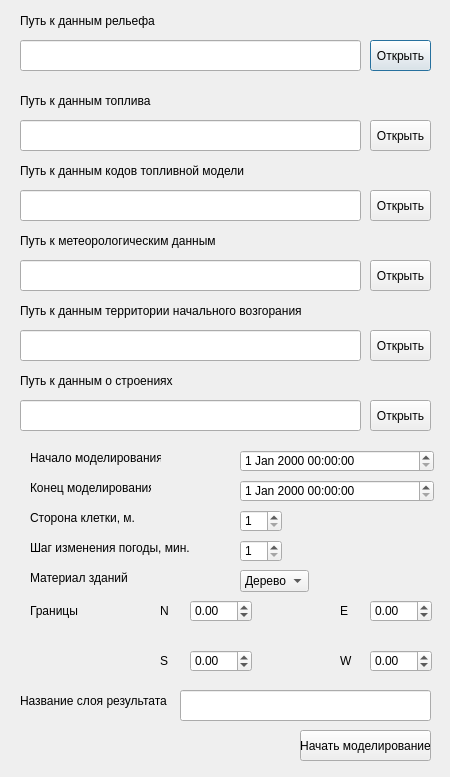
<?xml version="1.0" encoding="UTF-8"?>
<ui version="4.0">
 <class>Dialog</class>
 <widget class="QDialog" name="Dialog">
  <property name="geometry">
   <rect>
    <x>0</x>
    <y>0</y>
    <width>450</width>
    <height>777</height>
   </rect>
  </property>
  <property name="sizePolicy">
   <sizepolicy hsizetype="Fixed" vsizetype="Fixed">
    <horstretch>0</horstretch>
    <verstretch>0</verstretch>
   </sizepolicy>
  </property>
  <property name="windowTitle">
   <string>Настройки модели</string>
  </property>
  <widget class="QLabel" name="label_4">
   <property name="geometry">
    <rect>
     <x>20</x>
     <y>10</y>
     <width>161</width>
     <height>21</height>
    </rect>
   </property>
   <property name="text">
    <string>Путь к данным рельефа</string>
   </property>
  </widget>
  <widget class="QLineEdit" name="relief_path">
   <property name="geometry">
    <rect>
     <x>20</x>
     <y>40</y>
     <width>341</width>
     <height>31</height>
    </rect>
   </property>
  </widget>
  <widget class="QPushButton" name="choose_relief_data_btn">
   <property name="geometry">
    <rect>
     <x>370</x>
     <y>40</y>
     <width>61</width>
     <height>31</height>
    </rect>
   </property>
   <property name="text">
    <string>Открыть</string>
   </property>
   <property name="icon">
    <iconset>
     <normaloff>:/icons/icons/cil-folder-open.png</normaloff>:/icons/icons/cil-folder-open.png</iconset>
   </property>
   <property name="iconSize">
    <size>
     <width>24</width>
     <height>24</height>
    </size>
   </property>
  </widget>
  <widget class="QLabel" name="label_5">
   <property name="geometry">
    <rect>
     <x>20</x>
     <y>90</y>
     <width>161</width>
     <height>21</height>
    </rect>
   </property>
   <property name="text">
    <string>Путь к данным топлива</string>
   </property>
  </widget>
  <widget class="QLineEdit" name="fuel_path">
   <property name="geometry">
    <rect>
     <x>20</x>
     <y>120</y>
     <width>341</width>
     <height>31</height>
    </rect>
   </property>
  </widget>
  <widget class="QPushButton" name="choose_fuel_data_btn">
   <property name="geometry">
    <rect>
     <x>370</x>
     <y>120</y>
     <width>61</width>
     <height>31</height>
    </rect>
   </property>
   <property name="text">
    <string>Открыть</string>
   </property>
   <property name="icon">
    <iconset>
     <normaloff>:/icons/icons/cil-folder-open.png</normaloff>:/icons/icons/cil-folder-open.png</iconset>
   </property>
   <property name="iconSize">
    <size>
     <width>24</width>
     <height>24</height>
    </size>
   </property>
  </widget>
  <widget class="QLabel" name="label_6">
   <property name="geometry">
    <rect>
     <x>20</x>
     <y>160</y>
     <width>341</width>
     <height>21</height>
    </rect>
   </property>
   <property name="text">
    <string>Путь к данным кодов топливной модели</string>
   </property>
  </widget>
  <widget class="QLineEdit" name="fuel_codes_path">
   <property name="geometry">
    <rect>
     <x>20</x>
     <y>190</y>
     <width>341</width>
     <height>31</height>
    </rect>
   </property>
  </widget>
  <widget class="QPushButton" name="choose_fuel_codes_btn">
   <property name="geometry">
    <rect>
     <x>370</x>
     <y>190</y>
     <width>61</width>
     <height>31</height>
    </rect>
   </property>
   <property name="text">
    <string>Открыть</string>
   </property>
   <property name="icon">
    <iconset>
     <normaloff>:/icons/icons/cil-folder-open.png</normaloff>:/icons/icons/cil-folder-open.png</iconset>
   </property>
   <property name="iconSize">
    <size>
     <width>24</width>
     <height>24</height>
    </size>
   </property>
  </widget>
  <widget class="QLabel" name="label_7">
   <property name="geometry">
    <rect>
     <x>20</x>
     <y>230</y>
     <width>351</width>
     <height>21</height>
    </rect>
   </property>
   <property name="text">
    <string>Путь к метеорологическим данным</string>
   </property>
  </widget>
  <widget class="QLineEdit" name="weather_path">
   <property name="geometry">
    <rect>
     <x>20</x>
     <y>260</y>
     <width>341</width>
     <height>31</height>
    </rect>
   </property>
   <property name="text">
    <string/>
   </property>
  </widget>
  <widget class="QPushButton" name="choose_weather_btn">
   <property name="geometry">
    <rect>
     <x>370</x>
     <y>260</y>
     <width>61</width>
     <height>31</height>
    </rect>
   </property>
   <property name="text">
    <string>Открыть</string>
   </property>
   <property name="icon">
    <iconset>
     <normaloff>:/icons/icons/cil-folder-open.png</normaloff>:/icons/icons/cil-folder-open.png</iconset>
   </property>
   <property name="iconSize">
    <size>
     <width>24</width>
     <height>24</height>
    </size>
   </property>
  </widget>
  <widget class="QLabel" name="label_8">
   <property name="geometry">
    <rect>
     <x>20</x>
     <y>300</y>
     <width>351</width>
     <height>21</height>
    </rect>
   </property>
   <property name="text">
    <string>Путь к данным территории начального возгорания</string>
   </property>
  </widget>
  <widget class="QLineEdit" name="ignition_path">
   <property name="geometry">
    <rect>
     <x>20</x>
     <y>330</y>
     <width>341</width>
     <height>31</height>
    </rect>
   </property>
   <property name="text">
    <string/>
   </property>
  </widget>
  <widget class="QPushButton" name="choose_ignition_btn">
   <property name="geometry">
    <rect>
     <x>370</x>
     <y>330</y>
     <width>61</width>
     <height>31</height>
    </rect>
   </property>
   <property name="text">
    <string>Открыть</string>
   </property>
   <property name="icon">
    <iconset>
     <normaloff>:/icons/icons/cil-folder-open.png</normaloff>:/icons/icons/cil-folder-open.png</iconset>
   </property>
   <property name="iconSize">
    <size>
     <width>24</width>
     <height>24</height>
    </size>
   </property>
  </widget>
  <widget class="QLabel" name="label">
   <property name="geometry">
    <rect>
     <x>30</x>
     <y>450</y>
     <width>131</width>
     <height>16</height>
    </rect>
   </property>
   <property name="text">
    <string>Начало моделирования</string>
   </property>
  </widget>
  <widget class="QLabel" name="label_2">
   <property name="geometry">
    <rect>
     <x>30</x>
     <y>480</y>
     <width>121</width>
     <height>16</height>
    </rect>
   </property>
   <property name="text">
    <string>Конец моделирования</string>
   </property>
  </widget>
  <widget class="QDateTimeEdit" name="start">
   <property name="geometry">
    <rect>
     <x>240</x>
     <y>450</y>
     <width>194</width>
     <height>22</height>
    </rect>
   </property>
  </widget>
  <widget class="QDateTimeEdit" name="end">
   <property name="geometry">
    <rect>
     <x>240</x>
     <y>480</y>
     <width>194</width>
     <height>22</height>
    </rect>
   </property>
  </widget>
  <widget class="QLabel" name="label_3">
   <property name="geometry">
    <rect>
     <x>30</x>
     <y>510</y>
     <width>131</width>
     <height>16</height>
    </rect>
   </property>
   <property name="text">
    <string>Сторона клетки, м.</string>
   </property>
  </widget>
  <widget class="QSpinBox" name="side">
   <property name="geometry">
    <rect>
     <x>240</x>
     <y>510</y>
     <width>42</width>
     <height>22</height>
    </rect>
   </property>
   <property name="minimum">
    <number>1</number>
   </property>
   <property name="maximum">
    <number>1000</number>
   </property>
  </widget>
  <widget class="QSpinBox" name="weatherStep">
   <property name="geometry">
    <rect>
     <x>240</x>
     <y>540</y>
     <width>42</width>
     <height>22</height>
    </rect>
   </property>
   <property name="minimum">
    <number>1</number>
   </property>
   <property name="maximum">
    <number>1440</number>
   </property>
  </widget>
  <widget class="QLabel" name="label_9">
   <property name="geometry">
    <rect>
     <x>30</x>
     <y>540</y>
     <width>191</width>
     <height>16</height>
    </rect>
   </property>
   <property name="text">
    <string>Шаг изменения погоды, мин.</string>
   </property>
  </widget>
  <widget class="QLabel" name="label_10">
   <property name="geometry">
    <rect>
     <x>30</x>
     <y>570</y>
     <width>131</width>
     <height>16</height>
    </rect>
   </property>
   <property name="text">
    <string>Материал зданий</string>
   </property>
  </widget>
  <widget class="QComboBox" name="house_material">
   <property name="geometry">
    <rect>
     <x>240</x>
     <y>570</y>
     <width>69</width>
     <height>22</height>
    </rect>
   </property>
   <item>
    <property name="text">
     <string>Дерево</string>
    </property>
   </item>
   <item>
    <property name="text">
     <string>Смешанный</string>
    </property>
   </item>
   <item>
    <property name="text">
     <string>Огнеупорный</string>
    </property>
   </item>
  </widget>
  <widget class="QLabel" name="label_11">
   <property name="geometry">
    <rect>
     <x>160</x>
     <y>600</y>
     <width>21</width>
     <height>21</height>
    </rect>
   </property>
   <property name="text">
    <string>N</string>
   </property>
  </widget>
  <widget class="QDoubleSpinBox" name="west_border">
   <property name="geometry">
    <rect>
     <x>370</x>
     <y>650</y>
     <width>62</width>
     <height>22</height>
    </rect>
   </property>
   <property name="minimum">
    <double>-180.000000000000000</double>
   </property>
   <property name="maximum">
    <double>180.000000000000000</double>
   </property>
  </widget>
  <widget class="QLabel" name="label_12">
   <property name="geometry">
    <rect>
     <x>30</x>
     <y>600</y>
     <width>71</width>
     <height>21</height>
    </rect>
   </property>
   <property name="text">
    <string>Границы</string>
   </property>
  </widget>
  <widget class="QLabel" name="label_13">
   <property name="geometry">
    <rect>
     <x>160</x>
     <y>650</y>
     <width>21</width>
     <height>21</height>
    </rect>
   </property>
   <property name="text">
    <string>S</string>
   </property>
  </widget>
  <widget class="QLabel" name="label_15">
   <property name="geometry">
    <rect>
     <x>340</x>
     <y>600</y>
     <width>21</width>
     <height>21</height>
    </rect>
   </property>
   <property name="text">
    <string>E</string>
   </property>
  </widget>
  <widget class="QLabel" name="label_16">
   <property name="geometry">
    <rect>
     <x>340</x>
     <y>650</y>
     <width>21</width>
     <height>21</height>
    </rect>
   </property>
   <property name="text">
    <string>W</string>
   </property>
  </widget>
  <widget class="QDoubleSpinBox" name="south_border">
   <property name="geometry">
    <rect>
     <x>190</x>
     <y>650</y>
     <width>62</width>
     <height>22</height>
    </rect>
   </property>
   <property name="minimum">
    <double>-90.000000000000000</double>
   </property>
   <property name="maximum">
    <double>90.000000000000000</double>
   </property>
  </widget>
  <widget class="QDoubleSpinBox" name="north_border">
   <property name="geometry">
    <rect>
     <x>190</x>
     <y>600</y>
     <width>62</width>
     <height>22</height>
    </rect>
   </property>
   <property name="decimals">
    <number>2</number>
   </property>
   <property name="minimum">
    <double>-90.000000000000000</double>
   </property>
   <property name="maximum">
    <double>90.000000000000000</double>
   </property>
  </widget>
  <widget class="QDoubleSpinBox" name="east_border">
   <property name="geometry">
    <rect>
     <x>370</x>
     <y>600</y>
     <width>62</width>
     <height>22</height>
    </rect>
   </property>
   <property name="minimum">
    <double>-180.000000000000000</double>
   </property>
   <property name="maximum">
    <double>180.000000000000000</double>
   </property>
  </widget>
  <widget class="QPushButton" name="start_model">
   <property name="geometry">
    <rect>
     <x>300</x>
     <y>730</y>
     <width>131</width>
     <height>31</height>
    </rect>
   </property>
   <property name="text">
    <string>Начать моделирование</string>
   </property>
  </widget>
  <widget class="QPushButton" name="choose_buildings_btn">
   <property name="geometry">
    <rect>
     <x>370</x>
     <y>400</y>
     <width>61</width>
     <height>31</height>
    </rect>
   </property>
   <property name="text">
    <string>Открыть</string>
   </property>
   <property name="icon">
    <iconset>
     <normaloff>:/icons/icons/cil-folder-open.png</normaloff>:/icons/icons/cil-folder-open.png</iconset>
   </property>
   <property name="iconSize">
    <size>
     <width>24</width>
     <height>24</height>
    </size>
   </property>
  </widget>
  <widget class="QLineEdit" name="buildings_path">
   <property name="geometry">
    <rect>
     <x>20</x>
     <y>400</y>
     <width>341</width>
     <height>31</height>
    </rect>
   </property>
   <property name="text">
    <string/>
   </property>
  </widget>
  <widget class="QLabel" name="label_14">
   <property name="geometry">
    <rect>
     <x>20</x>
     <y>370</y>
     <width>351</width>
     <height>21</height>
    </rect>
   </property>
   <property name="text">
    <string>Путь к данным о строениях</string>
   </property>
  </widget>
  <widget class="QLineEdit" name="layer_name">
   <property name="geometry">
    <rect>
     <x>180</x>
     <y>690</y>
     <width>251</width>
     <height>31</height>
    </rect>
   </property>
   <property name="text">
    <string/>
   </property>
  </widget>
  <widget class="QLabel" name="label_17">
   <property name="geometry">
    <rect>
     <x>20</x>
     <y>690</y>
     <width>151</width>
     <height>21</height>
    </rect>
   </property>
   <property name="text">
    <string>Название слоя результата</string>
   </property>
  </widget>
 </widget>
 <resources/>
 <connections/>
</ui>
